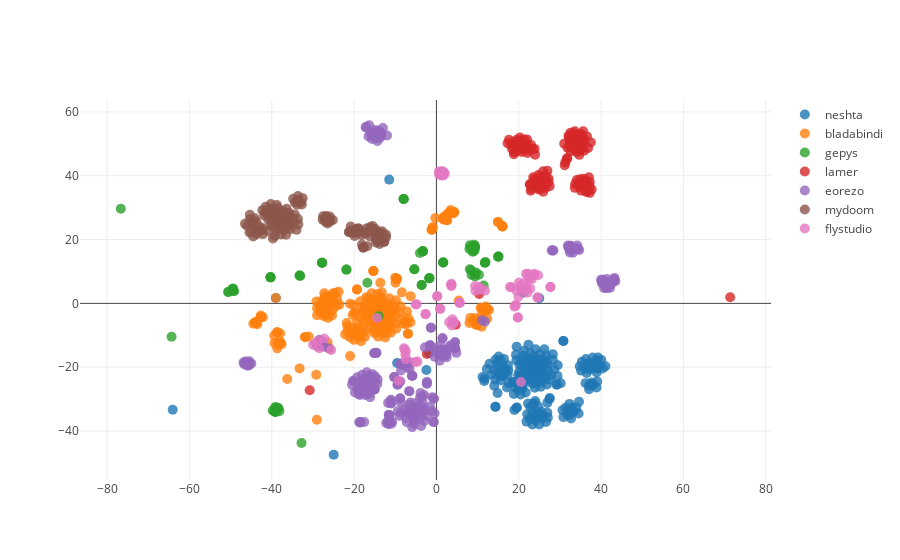

The cell this chart's notebook holds for it:
### Code cell
families = samples_data.family[samples_data['selected'] == 1].tolist()
vis_data.plot_data('data/d_matrices/tsne_2_all.txt', families)
